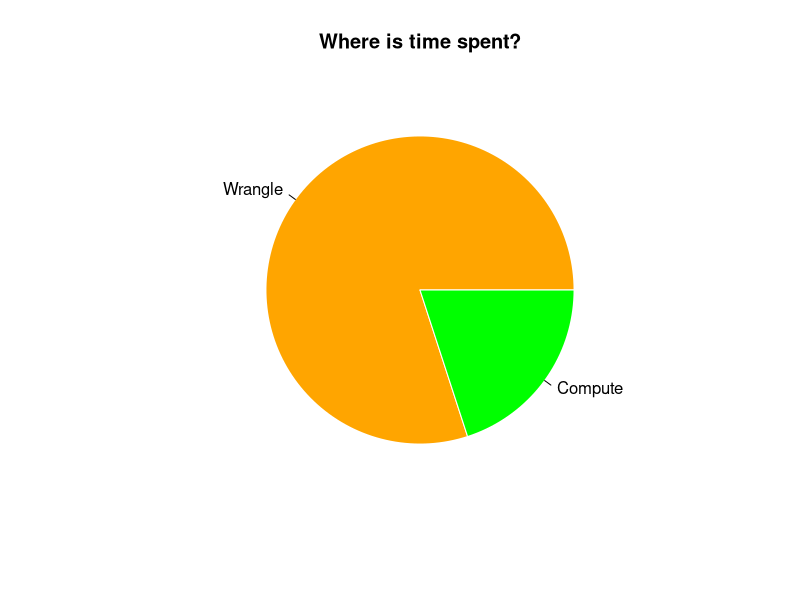

The R script that drew this image:
## ---- chunk 1
knitr::opts_chunk$set(echo = FALSE)
## ---- chunk 2

pie(c(80,20), labels=c("Wrangle", "Compute"), main="Where is time spent?", col=c("orange","green"), border="white", clockwise=FALSE)

## ---- chunk 3
data <- data.frame(help=c(1,2), me= c(1,2))
knitr::kable(data, caption = "Table with kable")
